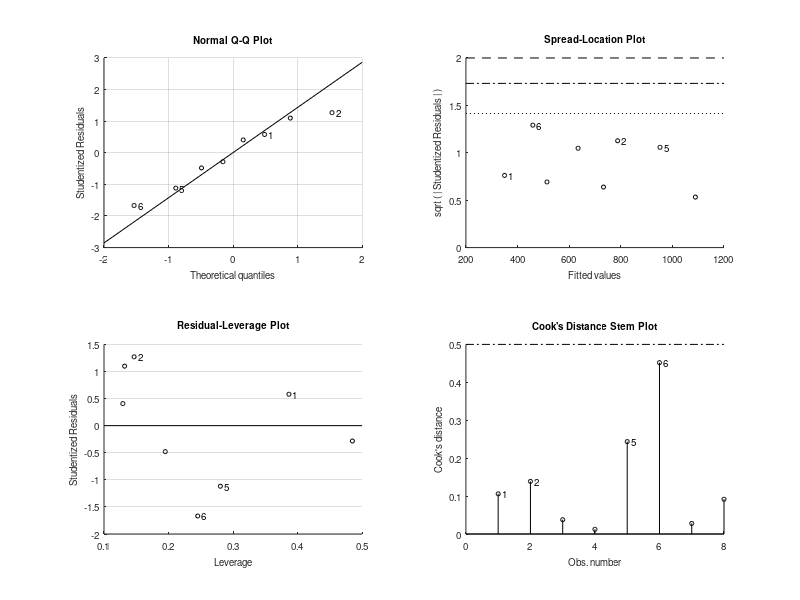

MATLAB code to generate this figure: (Note: this script raises an error after producing the figure.)
%w8c.m linear regression using fitlm
clear all; close all, clc

%given simple example
x=[200, 1000,1550, 900, 1300, 400, 500, 720]';
y=[370, 840, 1080, 750, 910, 395, 495, 680]';

%linear regression analysis - the result is a linear model 
%it is like a tructure datatype. So we use dot notation
yO_lm=fitlm(x,y)

% takeout beta coefficient(slope) and y-intercept for check
yO_coef=yO_lm.Coefficients.Estimate 
yO_beta=yO_lm.Coefficients.Estimate(2); %slope of the line
yO_alpha=yO_lm.Coefficients.Estimate(1); %y-intercept
%%

%asess the model fit!
%R-squared value
yO_orcode=yO_lm.Rsquared.Ordinary; 
yO_adcode=yO_lm.Rsquared.Adjusted; 

%check p-Value (should be less than 0.05)
yO_pValue=coefTest(yO_lm)

%check 95% confidence intervals (should not contain "0")
yO_confi_int=coefCI(yO_lm)

%y value obtained by linear equation
yO_fitted=yO_lm.Fitted; 
%%
%check how the line is well fitted with datapoint
figure(1), scatter(x,y, 'r*'), title('Scatter plot for x and y and fitted line')
axis([0 max(x)+100 0 max(y)+100]), hold on
grid on
plot(x, yO_fitted, 'b'), hold off
%%
%find residual between the actual y and values obtained from teh equation
%the error between real y value and estimated y value
yO_resiO=yO_lm.Residuals; 

%need to change table to array for stem operation
yO_resi=table2array(yO_resiO);
%check residual (we use just "raw" value
figure(2), stem(yO_resi(:,1)), grid on
title(['Residual of fitting equation with y= ', num2str(yO_beta), 'x+', num2str(yO_alpha)])
axis([0 length(y)+1 min(min(yO_resi))-50 max(max(yO_resi))+50]), 
 %%
%check for x=1200
yO_1200=yO_beta*1200+yO_alpha

%Linear regression model plot
figure(3), plot(yO_lm), grid on
title(['Linear regression model y= ', num2str(yO_beta), 'x+', num2str(yO_alpha)])

